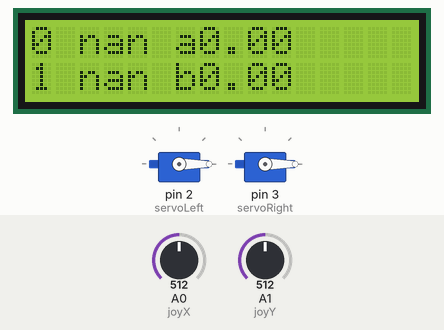
This sketch was run on a simulated Arduino Uno, built with avr-gcc and run on an emulated ATmega328P. Shown: 2 × servo, 16×2 character LCD. Inputs (shaded band) come from the test bench; at power-on: A1 (joyY) = 512, A0 (joyX) = 512. What the sketch prints to the serial monitor is not drawn.

Above: at 1.2 s.
1.3 s: A1 (joyY) set to 324
At 1.56 s:
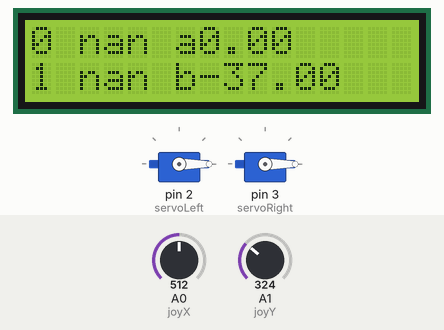
4.3 s: A1 (joyY) set to 312
At 4.58 s:
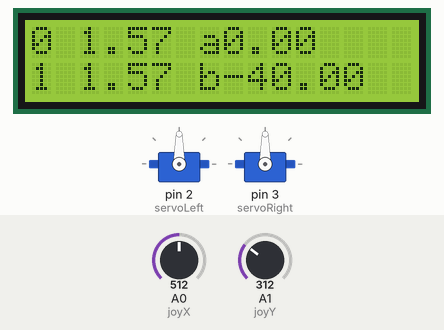
6.7 s: A0 (joyX) set to 643
At 7.29 s:
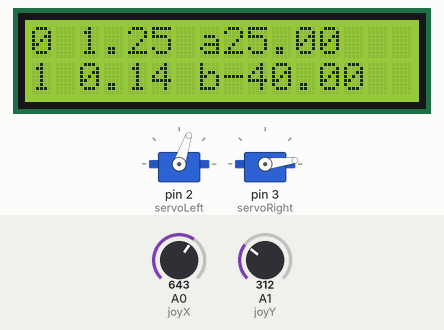
9.0 s: A0 (joyX) set to 660
At 9.57 s:
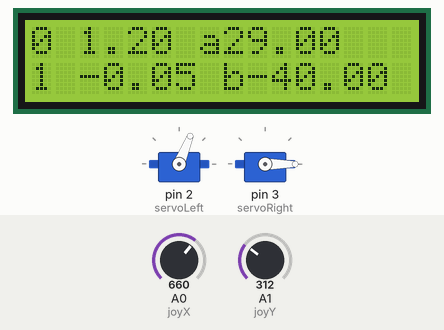
10.5 s: A0 (joyX) set to 900
At 11.1 s:
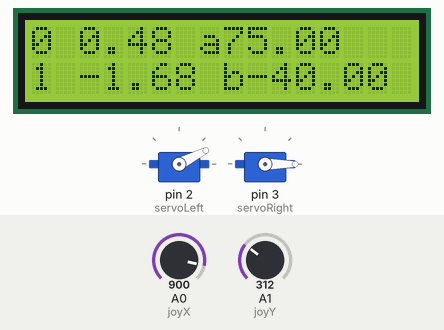
12.8 s: A0 (joyX) set to 306
At 13.38 s:
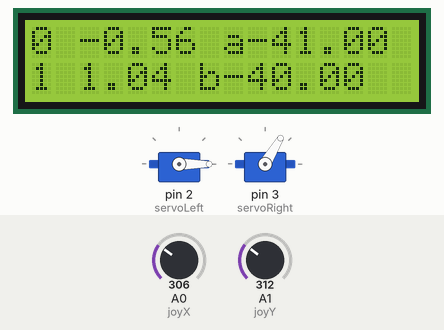
Timing chart, 0 to 15.8 s (numbered marks = the images above; inputs shaded):
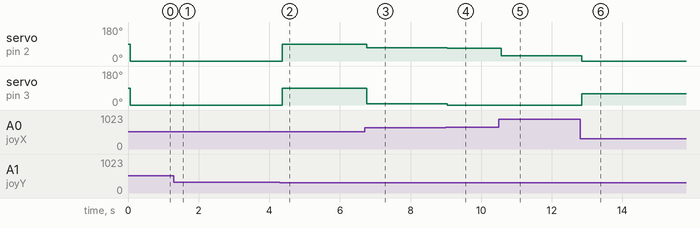

Measured:
- the behaviour switches between 313 and 312 on A1 (joyY) (found by bisection; images 1 and 2)
- after the input at 1.3 s, the display: changes after 0.05 s (image 1)
- after the input at 4.3 s, servo on pin 2 (servoLeft), servo on pin 3 (servoRight): 0° → 90° after 0.07 s; the display: first differs from a run without the input after 0.07 s (image 2)
- after the input at 6.7 s, servo on pin 2 (servoLeft): 90° → 71° after 0.06 s; servo on pin 3 (servoRight): 90° → 7° after 0.06 s; the display: changes after 0.06 s (image 3)
- after the input at 9.0 s, servo on pin 2 (servoLeft): 71° → 68° at once; servo on pin 3 (servoRight): 7° → 0° at once; the display: changes at once (image 4)
- after the input at 10.5 s, servo on pin 2 (servoLeft): 68° → 27° after 0.06 s; the display: changes after 0.06 s (image 5)
- after the input at 12.8 s, servo on pin 2 (servoLeft): 27° → 0° after 0.05 s; servo on pin 3 (servoRight): 0° → 59° after 0.05 s; the display: changes after 0.05 s (image 6)

The sketch:

lcdsim.ino
```cpp
#include <Servo.h>
#include <math.h>
#include <LiquidCrystal.h>

#define joyX A0
#define joyY A1
// Servo objects
Servo servoLeft;
Servo servoRight;

LiquidCrystal lcd(12,11,5,4,3,2);

// Dimensions
const float l1 = 32.0;
const float l2 = 72.0;


// Coordinates of the foot relative to the hip
float a = -1.3;
float b = -90.0;
float xmap = 0;
float ymap = 0;

void setup() {
  Serial.begin(9600);
  // Attach servo pins
  servoLeft.attach(2);  // Change the pin numbers accordingly
  servoRight.attach(3);
  lcd.begin(16, 2);

  // Initialize the servos to initial positions
  moveToPosition(0, 0);
}

void loop() {
  xmap = analogRead(joyX);
  ymap = analogRead(joyY);
  // Update coordinates of the foot (you can use sensor inputs here)
  a = map(xmap, 0, 1023,-100,100);  // Example values, update as needed
  b = map(ymap, 0, 1023,-100,100);

  // Calculate angles
  float d = sqrt(a*a + b*b);
  float thetaA = acos((l1*l1 + d*d - l2*l2) / (2 * l1 * d));
  float thetaL = acos(2*b*b / abs(2*b*d)) * (a < 0 ? -1.f : 1.f);

  // Calculate servo angles
  float theta0 = thetaA + thetaL - radians(90);
  float theta01 = thetaA - thetaL - radians(90);

  // Move servos to new positions
  moveToPosition(theta0, theta01);
  lcd.setCursor(0,0);
  lcd.print("0 ");
  lcd.print(theta0);
  lcd.print(" a");
  lcd.print(a);
  lcd.setCursor(0,1);
  lcd.print("1 ");
  lcd.print(theta01);
  lcd.print(" b");
  lcd.print(b);


  // Add a delay if needed
  delay(100);
  lcd.clear();

}

// Function to move servos to specified angles
void moveToPosition(float angleLeft, float angleRight) {
  // Convert angles to degrees
  int posLeft = degrees(angleLeft);
  int posRight = degrees(angleRight);

  // Set servo positions
  servoLeft.write(posLeft);
  servoRight.write(posRight);
  Serial.print("x = ");
  Serial.print(posLeft);
  Serial.print(", y = ");
  Serial.println(posRight);

}
```
